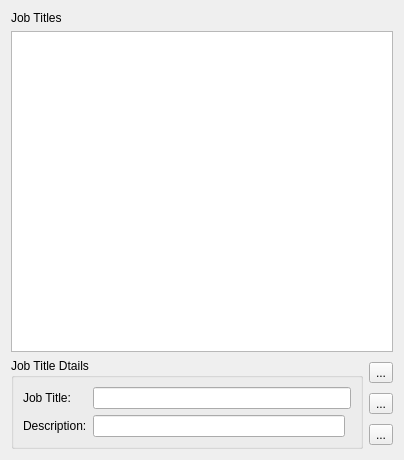
<?xml version="1.0" encoding="UTF-8"?>
<ui version="4.0">
 <class>JobTitles</class>
 <widget class="QWidget" name="JobTitles">
  <property name="geometry">
   <rect>
    <x>0</x>
    <y>0</y>
    <width>404</width>
    <height>460</height>
   </rect>
  </property>
  <property name="windowTitle">
   <string>Form</string>
  </property>
  <layout class="QVBoxLayout" name="verticalLayout_2">
   <item>
    <widget class="QLabel" name="label">
     <property name="text">
      <string>Job Titles</string>
     </property>
    </widget>
   </item>
   <item>
    <widget class="QTreeView" name="treeView">
     <property name="sizePolicy">
      <sizepolicy hsizetype="Expanding" vsizetype="Expanding">
       <horstretch>0</horstretch>
       <verstretch>1</verstretch>
      </sizepolicy>
     </property>
    </widget>
   </item>
   <item>
    <layout class="QHBoxLayout" name="horizontalLayout">
     <item>
      <widget class="QGroupBox" name="groupBox">
       <property name="title">
        <string>Job Title Dtails</string>
       </property>
       <layout class="QGridLayout" name="gridLayout">
        <item row="0" column="0">
         <widget class="QLabel" name="label_2">
          <property name="text">
           <string>Job Title:</string>
          </property>
         </widget>
        </item>
        <item row="0" column="1" colspan="2">
         <widget class="QLineEdit" name="txtJobTitle"/>
        </item>
        <item row="1" column="0">
         <widget class="QLabel" name="label_3">
          <property name="text">
           <string>Description:</string>
          </property>
         </widget>
        </item>
        <item row="1" column="1">
         <widget class="QLineEdit" name="txtDescription"/>
        </item>
       </layout>
      </widget>
     </item>
     <item>
      <layout class="QVBoxLayout" name="verticalLayout">
       <item>
        <widget class="QToolButton" name="cmdAddNew">
         <property name="text">
          <string>...</string>
         </property>
         <property name="icon">
          <iconset resource="rc.qrc">
           <normaloff>:/images/Icon_193.ico</normaloff>:/images/Icon_193.ico</iconset>
         </property>
        </widget>
       </item>
       <item>
        <widget class="QToolButton" name="cmdSave">
         <property name="text">
          <string>...</string>
         </property>
         <property name="icon">
          <iconset resource="rc.qrc">
           <normaloff>:/images/Icon_10.ico</normaloff>:/images/Icon_10.ico</iconset>
         </property>
        </widget>
       </item>
       <item>
        <widget class="QToolButton" name="cmdDelete">
         <property name="text">
          <string>...</string>
         </property>
         <property name="icon">
          <iconset resource="rc.qrc">
           <normaloff>:/images/Icon_136.ico</normaloff>:/images/Icon_136.ico</iconset>
         </property>
        </widget>
       </item>
      </layout>
     </item>
    </layout>
   </item>
  </layout>
 </widget>
 <resources>
  <include location="rc.qrc"/>
 </resources>
 <connections/>
</ui>
